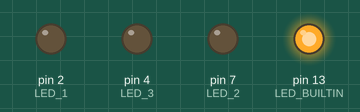
A sketch run on a simulated Arduino Uno, built with avr-gcc and run on an emulated ATmega328P. On the bench: output pins drawn as LEDs (lit = HIGH).

Above: at 0.2 s.
At 1.2 s:
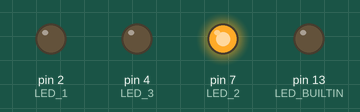
At 2.7 s:
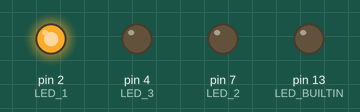
At 3.7 s:
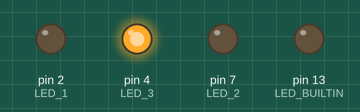
Timing chart, 0 to 4.6 s (numbered marks = the images above):
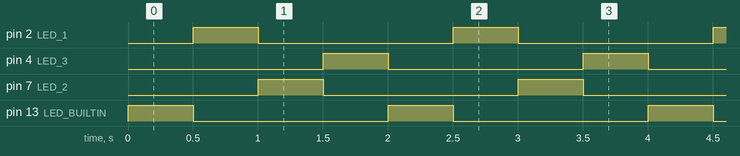

Measured:
- by itself, pin 2 (LED_1), pin 4 (LED_3), pin 7 (LED_2), pin 13 (LED_BUILTIN): alternates HIGH for 0.50 s and LOW for 1.5 s
- by itself, everything shown: repeats every 2.0 s, in 4 steps

The sketch:

blink.ino
```cpp
#include <Arduino.h>

// A variation on the classic blink program. This version creates a simple
// rolling pattern of lights.
const int LED_1 = 2;
const int LED_2 = 7;
const int LED_3 = 4;

/******************************************************************************/

void setup() {

	pinMode(LED_BUILTIN, OUTPUT);
	pinMode(LED_1, OUTPUT);
	pinMode(LED_2, OUTPUT);
	pinMode(LED_3, OUTPUT);

	digitalWrite(LED_BUILTIN, LOW);
	digitalWrite(LED_1, LOW);
	digitalWrite(LED_2, LOW);
	digitalWrite(LED_3, LOW);
}

/******************************************************************************/

void loop() {

	digitalWrite(LED_3, LOW);
	digitalWrite(LED_BUILTIN, HIGH);
	delay(500);
	digitalWrite(LED_BUILTIN, LOW);
	digitalWrite(LED_1, HIGH);
	delay(500);
	digitalWrite(LED_1, LOW);
	digitalWrite(LED_2, HIGH);
	delay(500);
	digitalWrite(LED_2, LOW);
	digitalWrite(LED_3, HIGH);
	delay(500);
}
```
